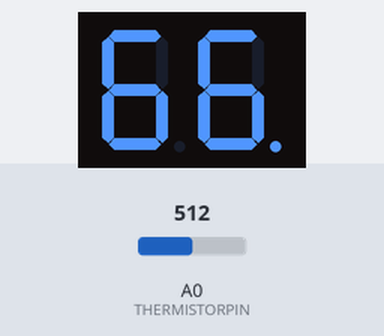
This sketch was run on a simulated Arduino Uno, built with avr-gcc and run on an emulated ATmega328P. On the bench: 2-digit seven-segment display. Inputs (shaded band) come from the test bench; at power-on: A0 (THERMISTORPIN) = 512.

Above: at 1.2 s.
1.3 s: A0 (THERMISTORPIN) set to 282
At 1.7 s:
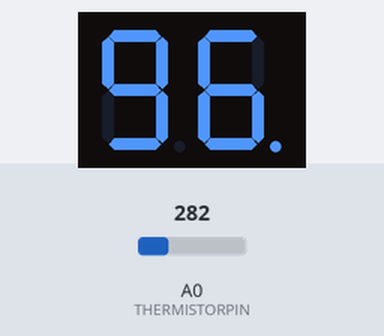
2.8 s: A0 (THERMISTORPIN) set to 247
At 4.0 s:
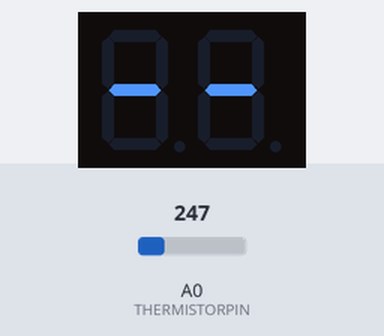
4.3 s: A0 (THERMISTORPIN) set to 511
At 5.2 s:
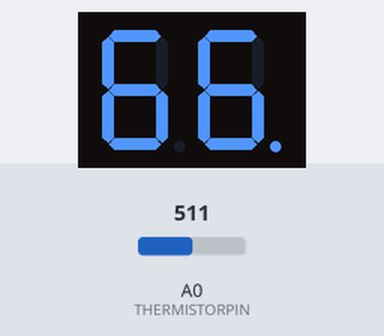
5.8 s: A0 (THERMISTORPIN) set to 122
At 6.3 s:
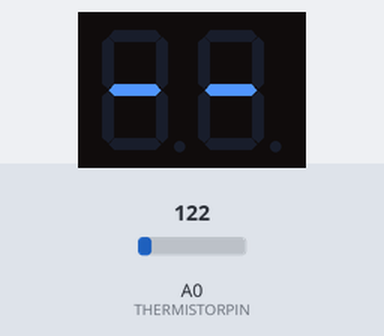
Timing chart, 0 to 8.3 s (numbered marks = the images above; inputs shaded):
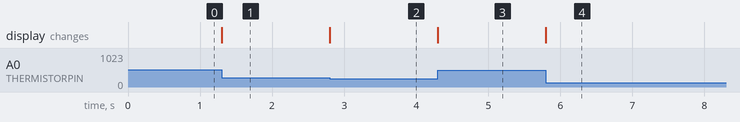

Measured:
- the behaviour switches between 265 and 264 on A0 (THERMISTORPIN) (found by bisection; images 1 and 2)
- after the input at 1.3 s, the display: first changes at once (image 1 shows a later state)
- after the input at 2.8 s, the display: changes at once (image 2)
- after the input at 4.3 s, the display: changes at once (image 3)
- after the input at 5.8 s, the display: changes at once (image 4)

The sketch:

Thermister.ino
```cpp
// (licence header left out)
#include<SevSeg.h>
SevSeg sevseg;
#define THERMISTORPIN A0
// resistance at 25 degrees C
#define THERMISTORNOMINAL 50000
// temp. for nominal resistance (almost always 25 C)
#define TEMPERATURENOMINAL 25
// how many samples to take and average, more takes longer
// but is more 'smooth'
#define NUMSAMPLES 5
// The beta coefficient of the thermistor (usually 3000-4000)
#define BCOEFFICIENT 3950
// the value of the 'other' resistor
#define SERIESRESISTOR 10000

int samples[NUMSAMPLES];
void setup() {
  //Serial.begin(9600);
  analogReference(EXTERNAL);
  byte numDigits = 2;
  byte digitPins[] = {2, 3};
  byte segmentPins[] = {6, 7, 8, 9, 10, 11, 12, 13};
  bool resistor = false;
  byte hardwareConfig = COMMON_CATHODE;
  bool updateWithDelays = false;
  bool leadingZeros = false;
  sevseg.begin(hardwareConfig, numDigits, digitPins, segmentPins, resistor, updateWithDelays, leadingZeros);
  sevseg.setBrightness(100);
}

void loop(void) {
  uint8_t i;
  float average;

  // take N samples in a row, with a slight delay
  for (i = 0; i < NUMSAMPLES; i++) {
    samples[i] = analogRead(THERMISTORPIN);
    //delay(10);
  }

  // average all the samples out
  average = 0;
  for (i = 0; i < NUMSAMPLES; i++) {
    average += samples[i];
  }
  average /= NUMSAMPLES;

  //Serial.print("Average analog reading ");
  //Serial.println(average);

  // convert the value to resistance
  average = 1023 / average - 1;
  average = SERIESRESISTOR / average;
  //Serial.print("Thermistor resistance ");
  //Serial.println(average);

  double steinhart;
  steinhart = average / THERMISTORNOMINAL;     // (R/Ro)
  steinhart = log(steinhart);                  // ln(R/Ro)
  steinhart /= BCOEFFICIENT;                   // 1/B * ln(R/Ro)
  steinhart += 1.0 / (TEMPERATURENOMINAL + 273.15); // + (1/To)
  steinhart = 1.0 / steinhart;                 // Invert
  steinhart -= 273.15;                         // convert to C

  //Serial.print("Temperature ");
  //Serial.print(steinhart);
  sevseg.setNumber((int)steinhart,0);
  sevseg.refreshDisplay();
}
```
